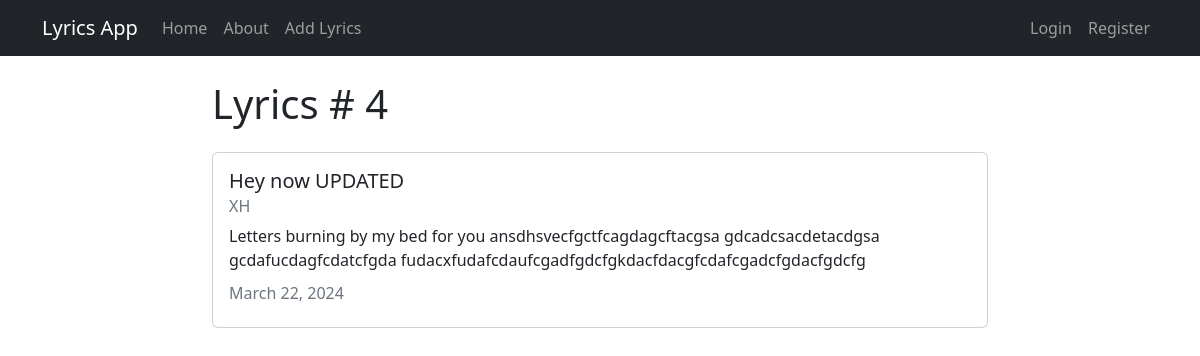
/lyric/4/, run on the app's committed database.
### lyricapp/models.py (models this page shows, shortened)
class lyric(models.Model):
  title = models.CharField(max_length=100)
  description = models.TextField()
  writer = models.ForeignKey(User, on_delete=models.CASCADE)
  created_at = models.DateTimeField(auto_now_add=True)
  updated_at = models.DateTimeField(auto_now=True)

### lyricapp/views.py (the view)
# urls.py: path('lyric/<int:pk>/', views.LyricDetailView.as_view(), name="lyricapp-detail"),
class LyricDetailView(DetailView):
  model = models.lyric
  template_name = 'lyricapp/lyric_detail.html'

### lyricapp/templates/lyricapp/lyric_detail.html (shortened to what this page needs)
{% extends "lyricapp/base.html" %}
{% block content %}
<h1>Lyrics # {{object.id}}</h1>
<div class="card my-4">
  <div class="card-body">
    <h5 class="card-title">{{ object.title }}</h5>
    <h6 class="card-subtitle mb-2 text-muted">{{ object.writer }}</h6>
    <p class="card-text">{{ object.description }}</p>
    <h6 class="card-subtitle mb-2 text-muted">{{ object.updated_at|date:"F d, Y" }}</h6>
  </div>
</div>
{% endblock content %}

### data on the page
lyric: id "4", title "Hey now UPDATED", writer "XH", description "Letters burning by my bed for you ansdhsvecfgctfcagdagcftacgsa gdcadcsacdetacdgsa gcdafucdagfcdatcfgda fudacxfudafcdaufcgadfgdcfgkdacfdacgfcdafcgadcfgdacfgdcfg", updated_at "March 22, 2024"
